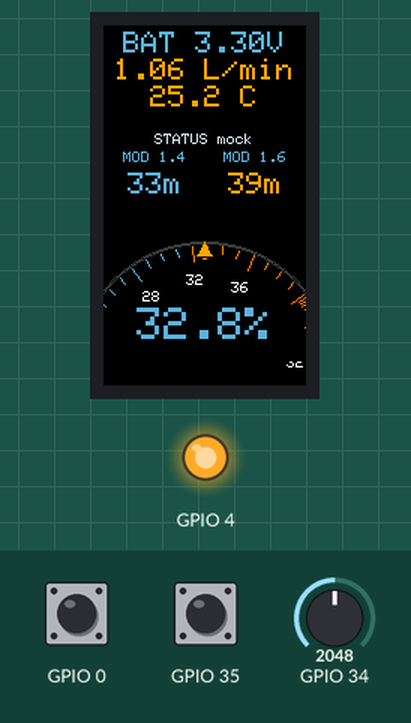
Recording of a program running on a simulated ESP32. Parts: 135×240 colour display, output pins drawn as LEDs (lit = HIGH). Inputs (shaded band) come from the test bench; at power-on: GPIO 34 = 2048, GPIO 0 HIGH, GPIO 35 HIGH.

Above: at 1.3 s.
1.4 s: GPIO 34 set to 2088
At 2.5 s:
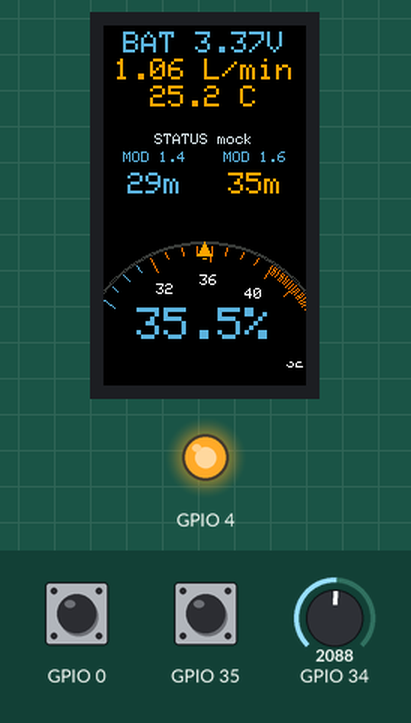
4.4 s: GPIO 0 pulled LOW for 0.15 s
At 6.9 s:
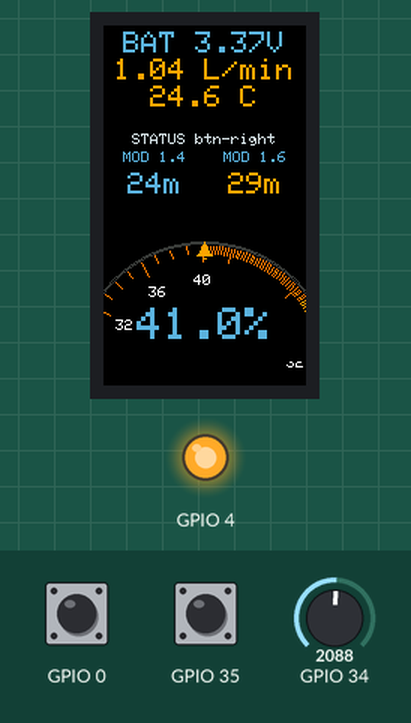
7.5 s: GPIO 34 set to 1922
At 8.9 s:
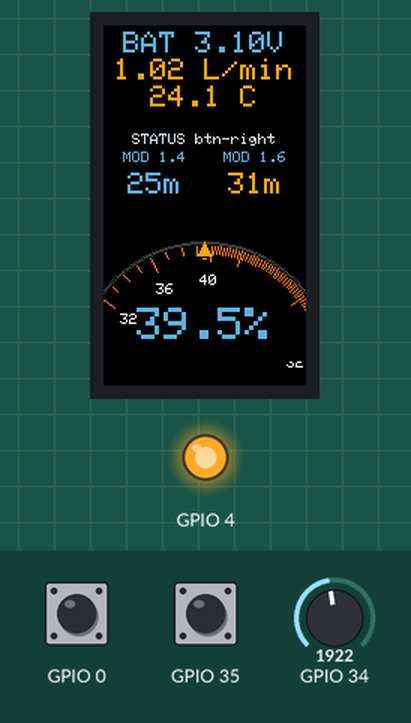
9.5 s: GPIO 34 set to 1832
At 12.4 s:
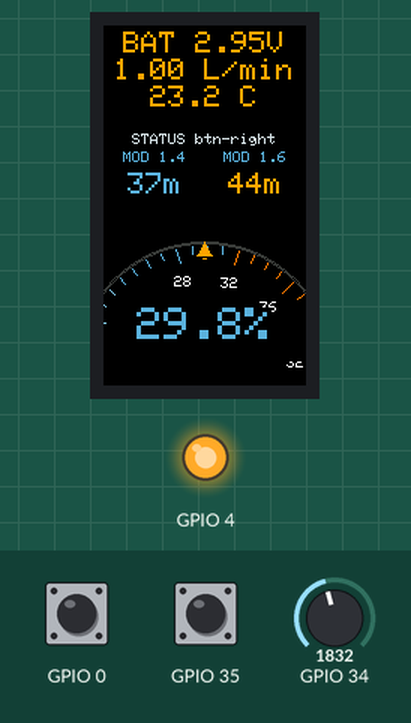
12.5 s: GPIO 35 pulled LOW for 0.15 s
14.1 s: GPIO 35 pulled LOW for 1 s
At 15.0 s:
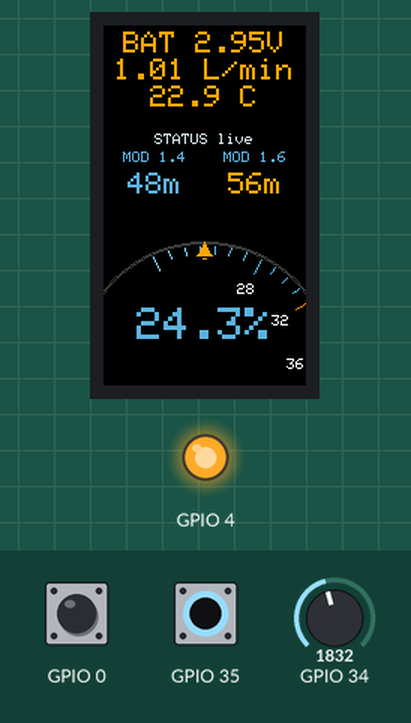
Timing chart, 0 to 17.1 s (numbered marks = the images above; inputs shaded):
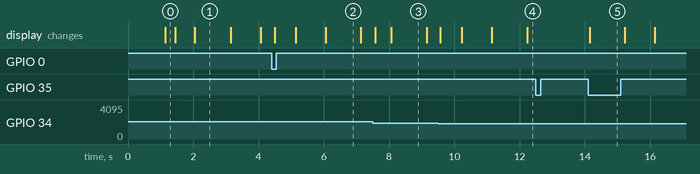

The program:

main.cpp
```cpp
#include <Arduino.h>
#include <Adafruit_ST7789.h>
#include <SPI.h>
#include <math.h>

#include "config/Pins.h"
#include "hal/HardwareUartAdapter.h"
#include "hal/MockUart.h"
#include "input/ButtonManager.h"
#include "power/BatteryMonitor.h"
#include "sensor/Us1010Sensor.h"
#include "ui/DashboardView.h"

namespace {
Adafruit_ST7789 tft(pins::TFT_CS, pins::TFT_DC, pins::TFT_RST);

HardwareSerial& sensorSerial = Serial2;
HardwareUartAdapter hwUart(sensorSerial, pins::US1010_RX, pins::US1010_TX);
MockUart mockUart;

#if USE_MOCK_SENSOR
IUart& activeUart = mockUart;
#else
IUart& activeUart = hwUart;
#endif

Us1010Sensor sensor(activeUart, 9600);

BatteryMonitor::Config makeBatteryConfig() {
  BatteryMonitor::Config cfg;
  cfg.adcPin = pins::BAT_ADC;
  cfg.vRef = 3.3f;
  cfg.adcResolution = 4095;
  cfg.dividerRatio = 2.0f;
  cfg.minBatteryV = 3.30f;
  cfg.maxBatteryV = 4.20f;
  return cfg;
}

ButtonManager::Config makeButtonConfig() {
  ButtonManager::Config cfg;
  cfg.leftPin = pins::BTN_LEFT;
  cfg.rightPin = pins::BTN_RIGHT;
  cfg.activeLow = true;
  cfg.debounceMs = 40;
  return cfg;
}

BatteryMonitor battery(makeBatteryConfig());
ButtonManager buttons(makeButtonConfig());

DashboardView dashboard(tft);

bool freezeDisplay = false;
String statusText = "init";
uint32_t lastMockPushMs = 0;

void pushMockFrame() {
#if USE_MOCK_SENSOR
  const float tSec = millis() / 1000.0f;

  // O2 smoothly sweeps from 19% to 41%.
  const float o2 = 30.0f + 11.0f * sinf((2.0f * PI / 24.0f) * tSec);
  const float p = 1.03f + 0.03f * sinf((2.0f * PI / 18.0f) * tSec + 0.8f);
  const float t = 24.0f + 1.2f * sinf((2.0f * PI / 30.0f) * tSec + 1.4f);

  String line = "O2:" + String(o2, 1) + ",P:" + String(p, 2) + ",T:" + String(t, 1) + "\n";
  mockUart.injectRx(line);
#else
  (void)sensor;
#endif
}
}  // namespace

void setup() {
  Serial.begin(115200);

  SPI.begin(pins::TFT_SCLK, -1, pins::TFT_MOSI, pins::TFT_CS);

  pinMode(pins::TFT_BL, OUTPUT);
  digitalWrite(pins::TFT_BL, HIGH);

  battery.begin();
  buttons.begin();
  sensor.begin();
  dashboard.begin();

  buttons.onLeftPressed([] {
    freezeDisplay = !freezeDisplay;
    statusText = freezeDisplay ? "frozen" : "live";
  });

  buttons.onRightPressed([] {
    statusText = "btn-right";
  });

#if USE_MOCK_SENSOR
  statusText = "mock";
#else
  statusText = "uart";
#endif
}

void loop() {
  buttons.poll();

  if (millis() - lastMockPushMs >= 1000) {
    pushMockFrame();
    lastMockPushMs = millis();
  }

  sensor.poll();

  if (!freezeDisplay) {
    const SensorReading reading = sensor.latest();
    const float batteryV = battery.readVoltage();
    dashboard.render(reading, batteryV, statusText);
  }

  delay(10);
}
```

ButtonManager.h
```cpp
#pragma once

#include <Arduino.h>

#include <functional>

class ButtonManager {
 public:
  struct Config {
    int leftPin{35};
    int rightPin{0};
    bool activeLow{true};
    uint32_t debounceMs{40};
  };

  using ButtonCallback = std::function<void()>;

  explicit ButtonManager(Config cfg) : cfg_(cfg) {}

  void begin();
  void poll();
  bool isLeftPressed() const { return lastLeftState_; }
  bool isRightPressed() const { return lastRightState_; }

  void onLeftPressed(ButtonCallback cb) { onLeftPressed_ = cb; }
  void onRightPressed(ButtonCallback cb) { onRightPressed_ = cb; }

 private:
  bool isPressed(int pin) const;

  Config cfg_;
  uint32_t lastLeftEdge_{0};
  uint32_t lastRightEdge_{0};
  bool lastLeftState_{false};
  bool lastRightState_{false};
  ButtonCallback onLeftPressed_;
  ButtonCallback onRightPressed_;
};
```

BatteryMonitor.h
```cpp
#pragma once

#include <Arduino.h>

class BatteryMonitor {
 public:
  struct Config {
    int adcPin{34};
    float vRef{3.3f};
    int adcResolution{4095};
    float dividerRatio{2.0f};
    float minBatteryV{3.30f};
    float maxBatteryV{4.20f};
  };

  explicit BatteryMonitor(Config cfg) : cfg_(cfg) {}

  void begin();
  float readVoltage() const;
  int readPercent() const;

 private:
  Config cfg_;
};
```

IUs1010Sensor.h
```cpp
#pragma once

#include <Arduino.h>

struct SensorReading {
  float o2Percent{0.0f};
  float flowLpm{0.0f};
  float temperatureC{0.0f};
  bool valid{false};
  uint32_t timestampMs{0};
};

class IUs1010Sensor {
 public:
  virtual ~IUs1010Sensor() = default;

  virtual void begin() = 0;
  virtual void poll() = 0;
  virtual SensorReading latest() const = 0;
};
```

Us1010Sensor.h
```cpp
#pragma once

#include <Arduino.h>

#include "hal/IUart.h"
#include "sensor/IUs1010Sensor.h"

class Us1010Sensor : public IUs1010Sensor {
 public:
  explicit Us1010Sensor(IUart& uart, unsigned long baud = 9600)
      : uart_(uart), baud_(baud) {}

  void begin() override;
  void poll() override;
  SensorReading latest() const override { return latest_; }

 private:
  bool parseLine(const String& line);

  IUart& uart_;
  unsigned long baud_;
  String lineBuffer_;
  SensorReading latest_;
};
```

DashboardView.h
```cpp
#pragma once

#include <Arduino.h>
#include <Adafruit_ST7789.h>

#include "sensor/IUs1010Sensor.h"

struct CalibrationInfo {
  String serialNumber;
  String calibrationDate;
  String airOffset{"+0.0%"};
  String nitrox32Offset{"+0.0%"};
  String nitrox36Offset{"+0.0%"};
  String oxygenOffset{"+0.0%"};
};

class DashboardView {
 public:
  explicit DashboardView(Adafruit_ST7789& tft) : tft_(tft) {}

  void begin();
  void render(const SensorReading& reading, float batteryVoltage, const String& statusText);
  void renderCalibration(const CalibrationInfo& calibrationInfo);

 private:
  void drawGauge(float value);
  void drawText(int x, int y, uint16_t color, uint8_t size, const String& text);
  void drawCenteredText(int centerX, int y, uint16_t color, uint8_t size, const String& text);
  void drawGaugePointer();

  Adafruit_ST7789& tft_;
  uint32_t lastDrawMs_{0};
};
```

ButtonManager.cpp
```cpp
#include "input/ButtonManager.h"

void ButtonManager::begin() {
  pinMode(cfg_.leftPin, cfg_.activeLow ? INPUT_PULLUP : INPUT);
  pinMode(cfg_.rightPin, cfg_.activeLow ? INPUT_PULLUP : INPUT);

  lastLeftState_ = isPressed(cfg_.leftPin);
  lastRightState_ = isPressed(cfg_.rightPin);
}

void ButtonManager::poll() {
  const uint32_t now = millis();
  const bool leftState = isPressed(cfg_.leftPin);
  const bool rightState = isPressed(cfg_.rightPin);

  if (leftState != lastLeftState_ && now - lastLeftEdge_ > cfg_.debounceMs) {
    lastLeftEdge_ = now;
    lastLeftState_ = leftState;
    if (leftState && onLeftPressed_) {
      onLeftPressed_();
    }
  }

  if (rightState != lastRightState_ && now - lastRightEdge_ > cfg_.debounceMs) {
    lastRightEdge_ = now;
    lastRightState_ = rightState;
    if (rightState && onRightPressed_) {
      onRightPressed_();
    }
  }
}

bool ButtonManager::isPressed(int pin) const {
  const int raw = digitalRead(pin);
  return cfg_.activeLow ? (raw == LOW) : (raw == HIGH);
}
```

BatteryMonitor.cpp
```cpp
#include "power/BatteryMonitor.h"

void BatteryMonitor::begin() {
  pinMode(cfg_.adcPin, INPUT);
}

float BatteryMonitor::readVoltage() const {
  const int raw = analogRead(cfg_.adcPin);
  const float adcV = (static_cast<float>(raw) / static_cast<float>(cfg_.adcResolution)) * cfg_.vRef;
  return adcV * cfg_.dividerRatio;
}

int BatteryMonitor::readPercent() const {
  const float v = readVoltage();
  const float normalized = (v - cfg_.minBatteryV) / (cfg_.maxBatteryV - cfg_.minBatteryV);
  int pct = static_cast<int>(normalized * 100.0f);
  if (pct < 0) pct = 0;
  if (pct > 100) pct = 100;
  return pct;
}
```

Us1010Sensor.cpp
```cpp
#include "sensor/Us1010Sensor.h"

#include <stdlib.h>

void Us1010Sensor::begin() {
  uart_.begin(baud_);
  lineBuffer_.reserve(128);
}

void Us1010Sensor::poll() {
  while (uart_.available() > 0) {
    const int value = uart_.read();
    if (value < 0) {
      return;
    }

    const char c = static_cast<char>(value);
    if (c == '\r') {
      continue;
    }

    if (c == '\n') {
      if (!lineBuffer_.isEmpty()) {
        parseLine(lineBuffer_);
      }
      lineBuffer_.clear();
      continue;
    }

    if (lineBuffer_.length() < 127) {
      lineBuffer_ += c;
    } else {
      lineBuffer_.clear();
    }
  }
}

bool Us1010Sensor::parseLine(const String& line) {
  // Draft parser for mock data:
  // O2:20.9,F:2.40,T:24.3
  float o2 = 0.0f;
  float flow = 0.0f;
  float t = 0.0f;

  const int o2Idx = line.indexOf("O2:");
  int flowIdx = line.indexOf("F:");
  if (flowIdx < 0) {
    flowIdx = line.indexOf("P:");
  }
  const int tIdx = line.indexOf("T:");

  if (o2Idx < 0 || flowIdx < 0 || tIdx < 0) {
    return false;
  }

  const int o2End = line.indexOf(',', o2Idx);
  const int flowEnd = line.indexOf(',', flowIdx);
  const int tEnd = line.length();

  const String o2Str = line.substring(o2Idx + 3, o2End > 0 ? o2End : tEnd);
  const String flowStr = line.substring(flowIdx + 2, flowEnd > 0 ? flowEnd : tEnd);
  const String tStr = line.substring(tIdx + 2, tEnd);

  o2 = static_cast<float>(atof(o2Str.c_str()));
  flow = static_cast<float>(atof(flowStr.c_str()));
  t = static_cast<float>(atof(tStr.c_str()));

  latest_.o2Percent = o2;
  latest_.flowLpm = flow;
  latest_.temperatureC = t;
  latest_.valid = true;
  latest_.timestampMs = millis();
  return true;
}
```

Pins.h
```cpp
#pragma once

#include <Arduino.h>

namespace pins {
constexpr int TFT_BL = 4;
constexpr int TFT_CS = 5;
constexpr int TFT_DC = 16;
constexpr int TFT_RST = 23;
constexpr int TFT_MOSI = 19;
constexpr int TFT_SCLK = 18;

// TTGO T-Display buttons (common mapping, verify on your revision)
constexpr int BTN_LEFT = 35;
constexpr int BTN_RIGHT = 0;

// Battery ADC input (commonly GPIO34)
constexpr int BAT_ADC = 34;

// UART for external sensor (adjust as needed)
constexpr int US1010_RX = 26;
constexpr int US1010_TX = 27;
}  // namespace pins
```

HardwareUartAdapter.h
```cpp
#pragma once

#include <Arduino.h>

#include "hal/IUart.h"

class HardwareUartAdapter : public IUart {
 public:
  explicit HardwareUartAdapter(HardwareSerial& serial, int8_t rxPin, int8_t txPin)
      : serial_(serial), rxPin_(rxPin), txPin_(txPin) {}

  void begin(unsigned long baud) override {
    serial_.begin(baud, SERIAL_8N1, rxPin_, txPin_);
  }

  int available() override { return serial_.available(); }

  int read() override { return serial_.read(); }

  size_t write(const uint8_t* data, size_t len) override {
    return serial_.write(data, len);
  }

  void flush() override { serial_.flush(); }

 private:
  HardwareSerial& serial_;
  int8_t rxPin_;
  int8_t txPin_;
};
```

IUart.h
```cpp
#pragma once

#include <Arduino.h>

class IUart {
 public:
  virtual ~IUart() = default;

  virtual void begin(unsigned long baud) = 0;
  virtual int available() = 0;
  virtual int read() = 0;
  virtual size_t write(const uint8_t* data, size_t len) = 0;
  virtual void flush() = 0;
};
```

MockUart.h
```cpp
#pragma once

#include <Arduino.h>

#include <deque>
#include <vector>

#include "hal/IUart.h"

class MockUart : public IUart {
 public:
  void begin(unsigned long baud) override { baud_ = baud; }

  int available() override { return static_cast<int>(rx_.size()); }

  int read() override {
    if (rx_.empty()) {
      return -1;
    }
    const uint8_t value = rx_.front();
    rx_.pop_front();
    return value;
  }

  size_t write(const uint8_t* data, size_t len) override {
    tx_.insert(tx_.end(), data, data + len);
    return len;
  }

  void flush() override {}

  void injectRx(const String& payload) {
    for (size_t i = 0; i < payload.length(); ++i) {
      rx_.push_back(static_cast<uint8_t>(payload[i]));
    }
  }

  const std::vector<uint8_t>& txBuffer() const { return tx_; }
  unsigned long baud() const { return baud_; }

 private:
  std::deque<uint8_t> rx_;
  std::vector<uint8_t> tx_;
  unsigned long baud_{0};
};
```

Source omitted: DashboardView.cpp (10981 bytes)

Measured:
- the behaviour switches between 2050 and 2051 on GPIO 34 (found by bisection; images 0 and 1)
- the behaviour switches between 1862 and 1861 on GPIO 34 (found by bisection; images 3 and 4)
- after the input at 1.4 s, the display: first changes after 0.05 s (image 1 shows a later state)
- after the input at 4.4 s, the display: first changes after 0.09 s (image 2 shows a later state)
- after the input at 9.5 s, the display: first changes after 0.08 s (image 4 shows a later state)
- after the input at 12.5 s, every drawn part: stays the same
- after the input at 14.1 s, the display: changes after 0.05 s (image 5)
- what the display in image 1 shows lasts 1.1 s, from 2.0 s to 3.1 s
